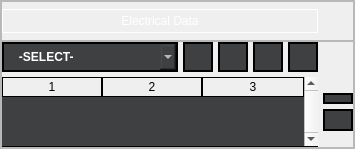
                  <widget class="QFrame" name="frame_12">
                   <property name="styleSheet">
                    <string notr="true"/>
                   </property>
                   <property name="frameShape">
                    <enum>QFrame::StyledPanel</enum>
                   </property>
                   <property name="frameShadow">
                    <enum>QFrame::Raised</enum>
                   </property>
                   <layout class="QVBoxLayout" name="verticalLayout_5">
                    <property name="spacing">
                     <number>0</number>
                    </property>
                    <property name="leftMargin">
                     <number>0</number>
                    </property>
                    <property name="topMargin">
                     <number>0</number>
                    </property>
                    <property name="rightMargin">
                     <number>0</number>
                    </property>
                    <property name="bottomMargin">
                     <number>0</number>
                    </property>
                    <item>
                     <widget class="QFrame" name="frame_16">
                      <property name="maximumSize">
                       <size>
                        <width>16777215</width>
                        <height>50</height>
                       </size>
                      </property>
                      <property name="styleSheet">
                       <string notr="true"/>
                      </property>
                      <property name="frameShape">
                       <enum>QFrame::StyledPanel</enum>
                      </property>
                      <property name="frameShadow">
                       <enum>QFrame::Raised</enum>
                      </property>
                      <layout class="QGridLayout" name="gridLayout_11">
                       <property name="leftMargin">
                        <number>0</number>
                       </property>
                       <property name="topMargin">
                        <number>7</number>
                       </property>
                       <property name="rightMargin">
                        <number>0</number>
                       </property>
                       <property name="bottomMargin">
                        <number>7</number>
                       </property>
                       <property name="spacing">
                        <number>0</number>
                       </property>
                       <item row="0" column="0" colspan="2">
                        <widget class="QLabel" name="label_5">
                         <property name="styleSheet">
                          <string notr="true">color: rgb(255, 255, 255);
border:1px solid white;
font: 600 12pt &quot;Segoe UI&quot;;
padding:4px 0px 4px 0px;
</string>
                         </property>
                         <property name="text">
                          <string>Electrical Data</string>
                         </property>
                         <property name="alignment">
                          <set>Qt::AlignCenter</set>
                         </property>
                        </widget>
                       </item>
                       <item row="0" column="2">
                        <spacer name="horizontalSpacer_2">
                         <property name="orientation">
                          <enum>Qt::Horizontal</enum>
                         </property>
                         <property name="sizeType">
                          <enum>QSizePolicy::Maximum</enum>
                         </property>
                         <property name="sizeHint" stdset="0">
                          <size>
                           <width>35</width>
                           <height>20</height>
                          </size>
                         </property>
                        </spacer>
                       </item>
                      </layout>
                     </widget>
                    </item>
                    <item>
                     <widget class="QFrame" name="frame_17">
                      <property name="styleSheet">
                       <string notr="true"/>
                      </property>
                      <property name="frameShape">
                       <enum>QFrame::StyledPanel</enum>
                      </property>
                      <property name="frameShadow">
                       <enum>QFrame::Raised</enum>
                      </property>
                      <layout class="QGridLayout" name="gridLayout_13">
                       <property name="leftMargin">
                        <number>0</number>
                       </property>
                       <property name="topMargin">
                        <number>0</number>
                       </property>
                       <property name="rightMargin">
                        <number>0</number>
                       </property>
                       <property name="bottomMargin">
                        <number>0</number>
                       </property>
                       <property name="spacing">
                        <number>5</number>
                       </property>
                       <item row="1" column="0" rowspan="4" colspan="9">
                        <widget class="QTableWidget" name="e_tableWidget">
                         <property name="styleSheet">
                          <string notr="true">
 QTableWidget{
 background-color: rgba(63,64,66,255);
border:none;
border-bottom:1px solid black;
selection-background-color:none;
}
QTableWidget::item
 {

border-left:1px  solid black;
border-bottom:1px  solid black;
color:white;

}

QTableView::item:selected{
    background-color:  rgba(63,64,66,255);
}
 QTableView::item:focus
{
   selection-background-color: rgba(63,64,66,255);
}
QHeaderView{
	font: 700 9pt &quot;Segoe UI&quot;;
color:black;
}
QHeaderView::section{
border-bottom:1px solid black;

}
QHeaderView::section:horizontal
{

    border: 1px solid black;
}</string>
                         </property>
                         <property name="frameShape">
                          <enum>QFrame::Box</enum>
                         </property>
                         <property name="verticalScrollBarPolicy">
                          <enum>Qt::ScrollBarAlwaysOn</enum>
                         </property>
                         <property name="horizontalScrollBarPolicy">
                          <enum>Qt::ScrollBarAlwaysOff</enum>
                         </property>
                         <property name="sizeAdjustPolicy">
                          <enum>QAbstractScrollArea::AdjustToContentsOnFirstShow</enum>
                         </property>
                         <property name="editTriggers">
                          <set>QAbstractItemView::DoubleClicked</set>
                         </property>
                         <property name="tabKeyNavigation">
                          <bool>false</bool>
                         </property>
                         <property name="showDropIndicator" stdset="0">
                          <bool>false</bool>
                         </property>
                         <property name="dragDropOverwriteMode">
                          <bool>false</bool>
                         </property>
                         <property name="dragDropMode">
                          <enum>QAbstractItemView::NoDragDrop</enum>
                         </property>
                         <property name="defaultDropAction">
                          <enum>Qt::IgnoreAction</enum>
                         </property>
                         <property name="alternatingRowColors">
                          <bool>false</bool>
                         </property>
                         <property name="selectionMode">
                          <enum>QAbstractItemView::SingleSelection</enum>
                         </property>
                         <property name="selectionBehavior">
                          <enum>QAbstractItemView::SelectRows</enum>
                         </property>
                         <property name="textElideMode">
                          <enum>Qt::ElideMiddle</enum>
                         </property>
                         <property name="showGrid">
                          <bool>true</bool>
                         </property>
                         <property name="gridStyle">
                          <enum>Qt::SolidLine</enum>
                         </property>
                         <property name="wordWrap">
                          <bool>false</bool>
                         </property>
                         <property name="rowCount">
                          <number>0</number>
                         </property>
                         <property name="columnCount">
                          <number>3</number>
                         </property>
                         <attribute name="horizontalHeaderVisible">
                          <bool>true</bool>
                         </attribute>
                         <attribute name="horizontalHeaderDefaultSectionSize">
                          <number>100</number>
                         </attribute>
                         <attribute name="horizontalHeaderHighlightSections">
                          <bool>false</bool>
                         </attribute>
                         <attribute name="horizontalHeaderStretchLastSection">
                          <bool>true</bool>
                         </attribute>
                         <attribute name="verticalHeaderVisible">
                          <bool>false</bool>
                         </attribute>
                         <attribute name="verticalHeaderMinimumSectionSize">
                          <number>20</number>
                         </attribute>
                         <attribute name="verticalHeaderDefaultSectionSize">
                          <number>25</number>
                         </attribute>
                         <attribute name="verticalHeaderHighlightSections">
                          <bool>true</bool>
                         </attribute>
                         <column/>
                         <column/>
                         <column/>
                        </widget>
                       </item>
                       <item row="2" column="9">
                        <widget class="QPushButton" name="e_up_button">
                         <property name="sizePolicy">
                          <sizepolicy hsizetype="Minimum" vsizetype="Ignored">
                           <horstretch>0</horstretch>
                           <verstretch>0</verstretch>
                          </sizepolicy>
                         </property>
                         <property name="maximumSize">
                          <size>
                           <width>30</width>
                           <height>30</height>
                          </size>
                         </property>
                         <property name="cursor">
                          <cursorShape>PointingHandCursor</cursorShape>
                         </property>
                         <property name="styleSheet">
                          <string notr="true">#e_up_button{background-color: rgba(63,64,66,255);
border:2px solid black;
	image: url(resources/style/icons/upw.ico);
padding:2px;
color: rgb(0, 0, 0);}
#e_up_button:hover{
	
background-color:rgba(32,33,36,255);
}
</string>
                         </property>
                         <property name="text">
                          <string/>
                         </property>
                         <property name="iconSize">
                          <size>
                           <width>22</width>
                           <height>22</height>
                          </size>
                         </property>
                        </widget>
                       </item>
                       <item row="3" column="9">
                        <widget class="QPushButton" name="e_dn_button">
                         <property name="maximumSize">
                          <size>
                           <width>30</width>
                           <height>30</height>
                          </size>
                         </property>
                         <property name="cursor">
                          <cursorShape>PointingHandCursor</cursorShape>
                         </property>
                         <property name="styleSheet">
                          <string notr="true">#e_dn_button{background-color: rgba(63,64,66,255);
border:2px solid black;
	image: url(resources/style/icons/downw.ico);
padding:2px;
color: rgb(0, 0, 0);}
#e_dn_button:hover{

background-color:rgba(32,33,36,255);
}</string>
                         </property>
                         <property name="text">
                          <string/>
                         </property>
                         <property name="iconSize">
                          <size>
                           <width>22</width>
                           <height>22</height>
                          </size>
                         </property>
                        </widget>
                       </item>
                       <item row="0" column="8">
                        <widget class="QPushButton" name="e_save">
                         <property name="maximumSize">
                          <size>
                           <width>30</width>
                           <height>30</height>
                          </size>
                         </property>
                         <property name="cursor">
                          <cursorShape>PointingHandCursor</cursorShape>
                         </property>
                         <property name="styleSheet">
                          <string notr="true">#e_save{background-color: rgba(63,64,66,255);
border:2px solid black;
	image: url(resources/style/icons/savew.ico);
padding:2px;
color: rgb(0, 0, 0);}
#e_save:hover{
	
background-color:rgba(32,33,36,255);
}</string>
                         </property>
                         <property name="text">
                          <string/>
                         </property>
                         <property name="iconSize">
                          <size>
                           <width>20</width>
                           <height>20</height>
                          </size>
                         </property>
                        </widget>
                       </item>
                       <item row="0" column="7">
                        <widget class="QPushButton" name="e_default">
                         <property name="maximumSize">
                          <size>
                           <width>30</width>
                           <height>30</height>
                          </size>
                         </property>
                         <property name="cursor">
                          <cursorShape>PointingHandCursor</cursorShape>
                         </property>
                         <property name="styleSheet">
                          <string notr="true">#e_default{background-color: rgba(63,64,66,255);
border:2px solid black;
		image: url(resources/style/icons/loadw.ico);
padding:2px;
color: rgb(0, 0, 0);}
#e_default:hover{
	
background-color:rgba(32,33,36,255);
}</string>
                         </property>
                         <property name="text">
                          <string/>
                         </property>
                         <property name="iconSize">
                          <size>
                           <width>20</width>
                           <height>20</height>
                          </size>
                         </property>
                        </widget>
                       </item>
                       <item row="0" column="6">
                        <widget class="QPushButton" name="e_del_text">
                         <property name="maximumSize">
                          <size>
                           <width>30</width>
                           <height>30</height>
                          </size>
                         </property>
                         <property name="cursor">
                          <cursorShape>PointingHandCursor</cursorShape>
                         </property>
                         <property name="styleSheet">
                          <string notr="true">#e_del_text{background-color: rgba(63,64,66,255);
border:2px solid black;
	image: url(resources/style/icons/minusw.ico);
padding:2px;
color: rgb(0, 0, 0);}
#e_del_text:hover{

background-color:#727272;

}</string>
                         </property>
                         <property name="text">
                          <string/>
                         </property>
                         <property name="iconSize">
                          <size>
                           <width>20</width>
                           <height>20</height>
                          </size>
                         </property>
                        </widget>
                       </item>
                       <item row="0" column="5">
                        <widget class="QPushButton" name="e_add_text">
                         <property name="maximumSize">
                          <size>
                           <width>30</width>
                           <height>30</height>
                          </size>
                         </property>
                         <property name="cursor">
                          <cursorShape>PointingHandCursor</cursorShape>
                         </property>
                         <property name="styleSheet">
                          <string notr="true">#e_add_text{background-color: rgba(63,64,66,255);
border:2px solid black;
	image: url(resources/style/icons/addw.ico);
padding:2px;
color: rgb(0, 0, 0);}
#e_add_text:hover{
	
background-color:#727272;
}</string>
                         </property>
                         <property name="text">
                          <string/>
                         </property>
                         <property name="iconSize">
                          <size>
                           <width>20</width>
                           <height>20</height>
                          </size>
                         </property>
                        </widget>
                       </item>
                       <item row="0" column="0" colspan="5">
                        <widget class="QComboBox" name="e_comboBox">
                         <property name="styleSheet">
                          <string notr="true">QComboBox#e_comboBox{
    border:                 none;
 background-color: rgba(63,64,66,255);
color:                      white;
    font-weight:            bold;
    padding:                    5px;

border:2px solid black;
}
QComboBox#e_comboBox:hover{

background-color:rgba(32,33,36,255);

}
QListView{
    border:                 none;
    color:                     white;
    background-color: rgba(63,64,66,255);
    font-weight:            bold;
    selection-background-color: rgb(0, 144, 196);
    show-decoration-selected: 1;
    margin-left:                -10px;
    padding-left    :           15px;
}
QListView::item:hover{

    background-color:   rgb(0, 144, 196);
    border:                 none;
}
</string>
                         </property>
                         <property name="maxVisibleItems">
                          <number>8</number>
                         </property>
                         <property name="maxCount">
                          <number>20</number>
                         </property>
                         <property name="insertPolicy">
                          <enum>QComboBox::InsertAfterCurrent</enum>
                         </property>
                         <property name="minimumContentsLength">
                          <number>1</number>
                         </property>
                         <property name="frame">
                          <bool>true</bool>
                         </property>
                         <item>
                          <property name="text">
                           <string>   -SELECT-</string>
                          </property>
                         </item>
                         <item>
                          <property name="text">
                           <string>   ICCID</string>
                          </property>
                         </item>
                         <item>
                          <property name="text">
                           <string extracomment="Internaltional Mobile Subscriber Identity">   IMSI</string>
                          </property>
                         </item>
                         <item>
                          <property name="text">
                           <string>   ACC</string>
                          </property>
                         </item>
                         <item>
                          <property name="text">
                           <string>   PIN1</string>
                          </property>
                         </item>
                         <item>
                          <property name="text">
                           <string>   PUK1</string>
                          </property>
                         </item>
                         <item>
                          <property name="text">
                           <string>   PIN2</string>
                          </property>
                         </item>
                         <item>
                          <property name="text">
                           <string>   PUK2</string>
                          </property>
                         </item>
                         <item>
                          <property name="text">
                           <string>   KI</string>
                          </property>
                         </item>
                         <item>
                          <property name="text">
                           <string>   EKI</string>
                          </property>
                         </item>
                         <item>
                          <property name="text">
                           <string>   ADM1</string>
                          </property>
                         </item>
                         <item>
                          <property name="text">
                           <string>   ADM6</string>
                          </property>
                         </item>
                         <item>
                          <property name="text">
                           <string>   OPC</string>
                          </property>
                         </item>
                        </widget>
                       </item>
                      </layout>
                     </widget>
                    </item>
                   </layout>
                  </widget>
